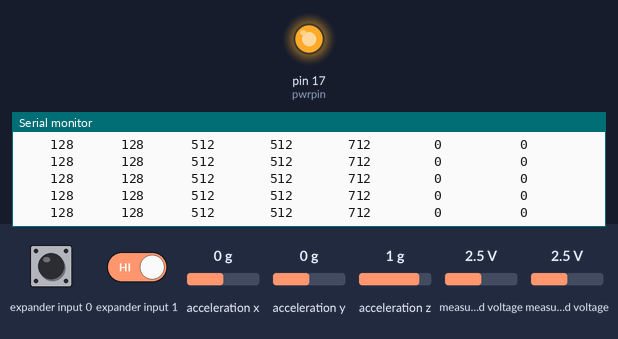
Bench run of a sketch on a simulated Arduino Uno, built with avr-gcc and run on an emulated ATmega328P. Shown: output pins drawn as LEDs (lit = HIGH), the last lines printed to the serial monitor. Wiring (inferred from the names in the program): Wii Nunchuk at I2C address 0x52. Inputs (shaded band) come from the test bench; at power-on: expander input 0 HIGH, expander input 1 HIGH, acceleration x 0 g, acceleration y 0 g, acceleration z 1 g, measured voltage 2.5 V.

Above: at 2.4 s.
2.5 s: expander input 0 driven LOW and expander input 1 driven LOW
At 3.3 s:
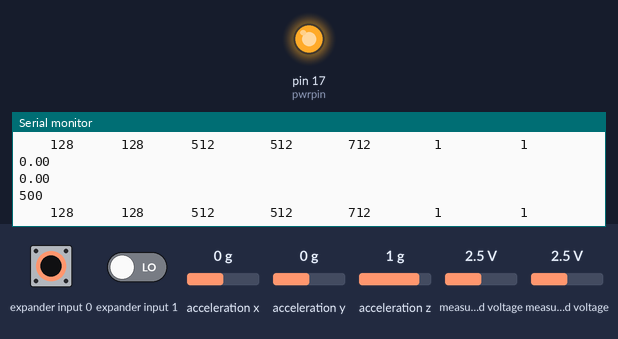
4.0 s: expander input 0 driven HIGH
At 4.9 s:
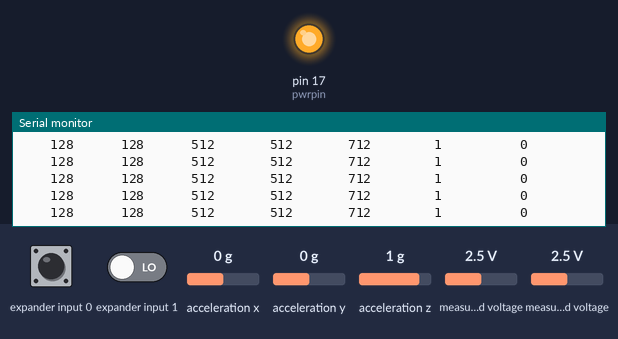

The sketch:

RaphaelCodeWiiChuck.ino
```cpp
#include <Wire.h>

/* Debug definitions */
#define PRINT_NUNCHUK_DATA
#define WIRELESS_KAMA_NUNCHUK    /* Comment out this line if using a Wired Nunchuk */

#define READ_DELAY        5      /* (milliseconds) - Increase this number to not read the nunchuk data so fast */
#define SERIAL_BAUD_RATE  115200

unsigned int joy_x = 0;
unsigned int joy_y = 0;
unsigned int acc_x = 0;
unsigned int acc_y = 0;
unsigned int acc_z = 0;
unsigned int btn_c = 0;
unsigned int btn_z = 0;
double speed = 0;
double acceleration = 0.02;
double decay = 0.98;

unsigned long previous_read_time = 0;

void setup()
{
   Serial.begin(SERIAL_BAUD_RATE);

   Wire.begin();
   nunchuck_setpowerpins();
   delay(1000);
   initialize_nunchuk();

   previous_read_time = millis();
}

void loop()
{
   if (millis() - previous_read_time > READ_DELAY)
   {
       read_nunchuk_data();
       if (btn_c == 1 && btn_z == 1)
       {
         double accel = ((int)joy_y - 128) / 128.0;
         Serial.println(accel);
         speed *= decay;
         speed += accel * acceleration;
         if (speed > 1.0)
          speed = 1.0;
         else if (speed < -1.0)
          speed = -1.0;
         Serial.println(speed);
         int out = (int)((speed + 1.0) * 500);
         Serial.println(out);
       } else
       {
        speed = 0;
       }
       previous_read_time = millis();
   }
}

void read_nunchuk_data()
{
   unsigned int buffer[6];
   byte buffer_index = 0;

   Wire.beginTransmission(0x52);
   Wire.write(0x00);
   Wire.endTransmission();

#ifndef WIRELESS_KAMA_NUNCHUK
   delay(1); /* This delay is required for a wired nunchuk otherwise the data will appear maxed out */
#endif

   Wire.requestFrom(0x52, 6);
   while(Wire.available())
   {
       buffer[buffer_index] = Wire.read();
       buffer_index++;
   }

   joy_x = buffer[0];
   joy_y = buffer[1];
   acc_x = ((buffer[2] << 2) | ((buffer[5] & 0x0C) >> 2) & 0x03FF);
   acc_y = ((buffer[3] << 2) | ((buffer[5] & 0x30) >> 4) & 0x03FF);
   acc_z = ((buffer[4] << 2) | ((buffer[5] & 0xC0) >> 6) & 0x03FF);
   btn_c = !((buffer[5] & 0x02) >> 1);
   btn_z = !(buffer[5] & 0x01);

#ifdef PRINT_NUNCHUK_DATA
   Serial.print("    "); Serial.print(joy_x);
   Serial.print("      "); Serial.print(joy_y);
   Serial.print("      "); Serial.print(acc_x);
   Serial.print("       "); Serial.print(acc_y);
   Serial.print("       "); Serial.print(acc_z);
   Serial.print("        "); Serial.print(btn_c);
   Serial.print("          "); Serial.print(btn_z);
   Serial.println("");
#endif
}

void initialize_nunchuk()
{
#ifdef WIRELESS_KAMA_NUNCHUK
   Wire.beginTransmission(0x52);
   Wire.write (0xF0);
   Wire.write (0x55);
   Wire.endTransmission();
   delay(30);

   Wire.beginTransmission (0x52);
   Wire.write (0xFB);
   Wire.write (0x00);
   Wire.endTransmission();
   delay(30);

   Wire.beginTransmission(0x52);
   Wire.write (0xFA);
   Wire.endTransmission();
   delay(30);

   Wire.requestFrom(0x52, 6);
   Serial.print("Device ID is: ");
   while(Wire.available())
   {
       byte c = Wire.read();
       Serial.print(c, HEX);
       Serial.print(" ");
   }
   delay(30);

#else
   Wire.beginTransmission(0x52);
   Wire.write (0x40);
   Wire.write (0x00);
   Wire.endTransmission();
   delay(30);
#endif

#ifdef PRINT_NUNCHUK_DATA
   Serial.println("");
   Serial.println("  X-axis   Y-axis   X-accel   Y-accel   Z-accel   C-button   Z-button");
#endif
}

static void nunchuck_setpowerpins()
{
#define pwrpin PORTC3
#define gndpin PORTC2
    DDRC |= _BV(pwrpin) | _BV(gndpin);
    PORTC &=~ _BV(gndpin);
    PORTC |=  _BV(pwrpin);
    delay(100);  // wait for things to stabilize
}
```

Measured:
- after the input at 2.5 s, the serial monitor: prints a new line at once (image 1)
- after the input at 4.0 s, the serial monitor: prints a new line at once (image 2)
